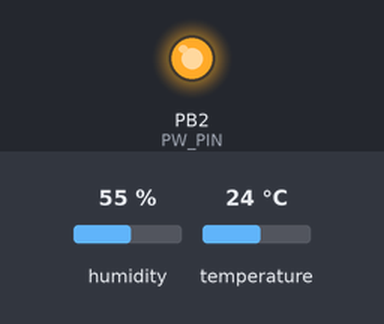
This sketch was run on a simulated ATtiny85, built with avr-gcc and run on an emulated ATtiny85. Shown: output pins drawn as LEDs (lit = HIGH). Inputs (shaded band) come from the test bench; at power-on: humidity 55 %, temperature 24 °C. Random numbers use the default seed unless the sketch sets one; pins used as bus, display or sensor lines are not drawn.

Above: at 0.1 s.
At 0.6 s:
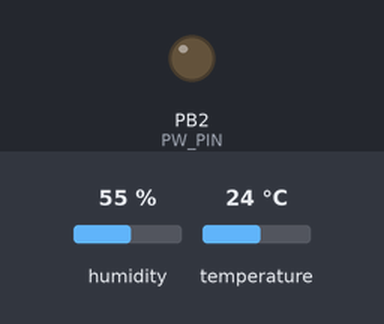
Timing chart, 0 to 2.1 s (numbered marks = the images above):
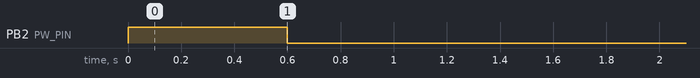

The sketch:

TH_sensor_v1.0.ino
```cpp
// (licence header left out)
#include <Wire.h>
#include "Adafruit_HTU21DF.h"
#include "LowPower.h"

// Connect VCC to 3-5VDC
// Connect GND to ground
// For GY-21
// Connect SCL to I2C clock pin (A5 on ATmega328)
// Connect SDA to I2C data pin (A4 on ATmega328)
// Connect GND to ground
// Connect VCC to D10
// For FS1000A 433Mhz transmiter
// Connect DATA Tx to D3
// Connect VCC to D2
// Connect GND to ground

#define TX_PIN  3
#define CP_PIN  10
#define PW_PIN  2
#define TIME  512
#define TWOTIME 1024

// Test mode if true
const boolean test = false;
// Activate lowpower mode if true
const boolean lowpower = false; // can prevent the sensor to read the temperature on some Arduino Board (unsolved)

long vcc=0;

#define SEND_HIGH() digitalWrite(TX_PIN, HIGH)
#define SEND_LOW() digitalWrite(TX_PIN, LOW)

// Sensor ID
#define MY_ID  0xA1

// sensor calibration coefficient
#define ADJ_T  -0.1
#define ADJ_H  -1

// battery detection threshold
#define LOWBAT 3500
#define DEEPLOWBAT 3300


#ifdef THN132N
  byte OregonMessageBuffer[8];
#else
  byte OregonMessageBuffer[9];
#endif

Adafruit_HTU21DF htu = Adafruit_HTU21DF();

/**
 * \brief    Send logical "0" over RF
 * \details  azero bit be represented by an off-to-on transition
 * \         of the RF signal at the middle of a clock period.
 * \         Remenber, the Oregon v2.1 protocol add an inverted bit first
 */
inline void sendZero(void)
{
  SEND_HIGH();
  delayMicroseconds(TIME);
  SEND_LOW();
  delayMicroseconds(TWOTIME);
  SEND_HIGH();
  delayMicroseconds(TIME);
}

/**
 * \brief    Send logical "1" over RF
 * \details  a one bit be represented by an on-to-off transition
 * \         of the RF signal at the middle of a clock period.
 * \         Remenber, the Oregon v2.1 protocol add an inverted bit first
 */
inline void sendOne(void)
{
   SEND_LOW();
   delayMicroseconds(TIME);
   SEND_HIGH();
   delayMicroseconds(TWOTIME);
   SEND_LOW();
   delayMicroseconds(TIME);
}

/**
* Send a bits quarter (4 bits = MSB from 8 bits value) over RF
*
* @param data Source data to process and sent
*/

/**
 * \brief    Send a bits quarter (4 bits = MSB from 8 bits value) over RF
 * \param    data   Data to send
 */
inline void sendQuarterMSB(const byte data)
{
  (bitRead(data, 4)) ? sendOne() : sendZero();
  (bitRead(data, 5)) ? sendOne() : sendZero();
  (bitRead(data, 6)) ? sendOne() : sendZero();
  (bitRead(data, 7)) ? sendOne() : sendZero();
}

/**
 * \brief    Send a bits quarter (4 bits = LSB from 8 bits value) over RF
 * \param    data   Data to send
 */
inline void sendQuarterLSB(const byte data)
{
  (bitRead(data, 0)) ? sendOne() : sendZero();
  (bitRead(data, 1)) ? sendOne() : sendZero();
  (bitRead(data, 2)) ? sendOne() : sendZero();
  (bitRead(data, 3)) ? sendOne() : sendZero();
}

/******************************************************************/
/******************************************************************/
/******************************************************************/

/**
 * \brief    Send a buffer over RF
 * \param    data   Data to send
 * \param    size   size of data to send
 */
void sendData(byte *data, byte size)
{
  for(byte i = 0; i < size; ++i)
  {
    sendQuarterLSB(data[i]);
    sendQuarterMSB(data[i]);
  }
}

/**
 * \brief    Send an Oregon message
 * \param    data   The Oregon message
 */
void sendOregon(byte *data, byte size)
{
    sendPreamble();
    //sendSync();
    sendData(data, size);
    sendPostamble();
}

/**
 * \brief    Send preamble
 * \details  The preamble consists of 16 "1" bits
 */
inline void sendPreamble(void)
{
  byte PREAMBLE[]={0xFF,0xFF};
  sendData(PREAMBLE, 2);
}

/**
 * \brief    Send postamble
 * \details  The postamble consists of 8 "0" bits
 */
inline void sendPostamble(void)
{
#ifdef THN132N
  sendQuarterLSB(0x00);
#else
  byte POSTAMBLE[]={0x00};
  sendData(POSTAMBLE, 1);
#endif
}

/**
 * \brief    Send sync nibble
 * \details  The sync is 0xA. It is not use in this version since the sync nibble
 * \         is include in the Oregon message to send.
 */
inline void sendSync(void)
{
  sendQuarterLSB(0xA);
}

/******************************************************************/
/******************************************************************/
/******************************************************************/

/**
 * \brief    Set the sensor type
 * \param    data       Oregon message
 * \param    type       Sensor type
 */
inline void setType(byte *data, byte* type)
{
  data[0] = type[0];
  data[1] = type[1];
}

/**
 * \brief    Set the sensor channel
 * \param    data       Oregon message
 * \param    channel    Sensor channel (0x10, 0x20, 0x30)
 */
inline void setChannel(byte *data, byte channel)
{
    data[2] = channel;
}

/**
 * \brief    Set the sensor ID
 * \param    data       Oregon message
 * \param    ID         Sensor unique ID
 */
inline void setId(byte *data, byte ID)
{
  data[3] = ID;
}

/**
 * \brief    Set the sensor battery level
 * \param    data       Oregon message
 * \param    level      Battery level (0 = low, 1 = high)
 */
void setBatteryLevel(byte *data, byte level)
{
  if(!level) data[4] = 0x0C;
  else data[4] = 0x00;
}

/**
 * \brief    Set the sensor temperature
 * \param    data       Oregon message
 * \param    temp       the temperature
 */
void setTemperature(byte *data, float temp)
{
  // Set temperature sign
  if(temp < 0)
  {
    data[6] = 0x08;
    temp *= -1;
  }
  else
  {
    data[6] = 0x00;
  }

  // Determine decimal and float part
  int tempInt = (int)temp;
  int td = (int)(tempInt / 10);
  int tf = (int)round((float)((float)tempInt/10 - (float)td) * 10);

  int tempFloat =  (int)round((float)(temp - (float)tempInt) * 10);

  // Set temperature decimal part
  data[5] = (td << 4);
  data[5] |= tf;

  // Set temperature float part
  data[4] |= (tempFloat << 4);
}

/**
 * \brief    Set the sensor humidity
 * \param    data       Oregon message
 * \param    hum        the humidity
 */
void setHumidity(byte* data, byte hum)
{
    data[7] = (hum/10);
    data[6] |= (hum - data[7]*10) << 4;
}

/**
 * \brief    Sum data for checksum
 * \param    count      number of bit to sum
 * \param    data       Oregon message
 */
int Sum(byte count, const byte* data)
{
  int s = 0;

  for(byte i = 0; i<count;i++)
  {
    s += (data[i]&0xF0) >> 4;
    s += (data[i]&0xF);
  }

  if(int(count) != count)
    s += (data[count]&0xF0) >> 4;

  return s;
}

/**
 * \brief    Calculate checksum
 * \param    data       Oregon message
 */
void calculateAndSetChecksum(byte* data)
{
#ifdef THN132N
    int s = ((Sum(6, data) + (data[6]&0xF) - 0xa) & 0xff);

    data[6] |=  (s&0x0F) << 4;     data[7] =  (s&0xF0) >> 4;
#else
    data[8] = ((Sum(8, data) - 0xa) & 0xFF);
#endif
}

long readVcc()
{
  // Read 1.1V reference against AVcc
  // set the reference to Vcc and the measurement to the internal 1.1V reference
  #if defined(__AVR_ATmega32U4__) || defined(__AVR_ATmega1280__) || defined(__AVR_ATmega2560__)
    ADMUX = _BV(REFS0) | _BV(MUX4) | _BV(MUX3) | _BV(MUX2) | _BV(MUX1);
  #elif defined (__AVR_ATtiny24__) || defined(__AVR_ATtiny44__) || defined(__AVR_ATtiny84__)
    ADMUX = _BV(MUX5) | _BV(MUX0);
  #elif defined (__AVR_ATtiny25__) || defined(__AVR_ATtiny45__) || defined(__AVR_ATtiny85__)
    ADMUX = _BV(MUX3) | _BV(MUX2);
  #else
    ADMUX = _BV(REFS0) | _BV(MUX3) | _BV(MUX2) | _BV(MUX1);
  #endif

  delay(2); // Wait for Vref to settle
  ADCSRA |= _BV(ADSC); // Start conversion
  while (bit_is_set(ADCSRA,ADSC)); // measuring

  uint8_t low  = ADCL; // must read ADCL first - it then locks ADCH
  uint8_t high = ADCH; // unlocks both

  long result = (high<<8) | low;

  result = 1125300L / result; // Calculate Vcc (in mV); 1125300 = 1.1*1023*1000
  return result; // Vcc in millivolts
}


void setup()
{
  // set pinMode to OUTPUT
  pinMode(TX_PIN, OUTPUT);
  pinMode(PW_PIN, OUTPUT);
  pinMode(CP_PIN, OUTPUT);
  pinMode(13, OUTPUT);
  SEND_LOW();                   // put radio data output to 0
  digitalWrite(PW_PIN, HIGH);   // Turn the radio module on
  digitalWrite(CP_PIN, HIGH);   // Turn the GY-21 sensor on

  randomSeed(analogRead(2)); // set random seed to a random reading in the air

#ifdef THN132N
  // Create the Oregon message for a temperature only sensor (TNHN132N)
  byte ID[] = {0xEA,0x4C};
#else
  // Create the Oregon message for a temperature/humidity sensor (THGR2228N)
  byte ID[] = {0x1A,0x2D};
#endif
  setType(OregonMessageBuffer, ID);
  setChannel(OregonMessageBuffer, 0x20); // Channel two but it could be 1,2 or 3
  setId(OregonMessageBuffer, MY_ID);
}


void loop()
{
    int k=1;
    int r=1;
    float temp=0;
    float humi=0;

    digitalWrite(PW_PIN, HIGH);  // Turn the radio module on
    digitalWrite(CP_PIN, HIGH);  // Turn the GY-21 sensor on
    // Flash the on-board LED
    digitalWrite(13, HIGH);
    delay(1);
    digitalWrite(13, LOW);
    delay(50);

    if (vcc <= LOWBAT)
    {
      delay(69);
      digitalWrite(13, HIGH);
      delay(30);
      digitalWrite(13, LOW);
    }
    else delay(99);

    if (!htu.begin()) // if the GY-21 dont answer, flash the LED continuously
    {
      while (1)
      {
        digitalWrite(13, HIGH);
        delay(20);
        digitalWrite(13, LOW);
        delay(480);
      }
    }

    if(!test) r = random(25,31);

    vcc = readVcc();

    if(vcc > LOWBAT) setBatteryLevel(OregonMessageBuffer, 1); else setBatteryLevel(OregonMessageBuffer, 0);

  // Prevent battery deep discharge (this can save the life of your NiMH battery)
    if(vcc <= DEEPLOWBAT)
    {
      SEND_LOW();
      digitalWrite(PW_PIN, LOW);
      digitalWrite(CP_PIN, LOW);
      digitalWrite(13, LOW);
      digitalWrite( SDA, LOW);
      digitalWrite( SCL, LOW);
      delay(100);
      LowPower.powerDown(SLEEP_FOREVER, ADC_OFF, BOD_OFF); // sleep forever
    }

    temp = htu.readTemperature() + ADJ_T;

    if(test) temp=(float)vcc/100.0;

    humi = htu.readHumidity() + ADJ_H;

    setTemperature(OregonMessageBuffer, temp);
    setHumidity(OregonMessageBuffer, humi);

  // Calculate the checksum
  calculateAndSetChecksum(OregonMessageBuffer);

  // Send the Message over RF
  sendOregon(OregonMessageBuffer, sizeof(OregonMessageBuffer));
  // Send a "pause"
  SEND_LOW();
  delayMicroseconds(TWOTIME*8);

  // Send a copie of the first message. The v2.1 protocol send the
  // message two time
  sendOregon(OregonMessageBuffer, sizeof(OregonMessageBuffer));

  SEND_LOW();
  digitalWrite(PW_PIN, LOW);
  digitalWrite(CP_PIN, LOW);
  digitalWrite(13, LOW);

  if (lowpower)
  {
    // set Arduino outputs to GND
    digitalWrite( SDA, LOW);
    digitalWrite( SCL, LOW);
  }

  for(k=1;k<=r;k++)
  {
    LowPower.powerDown(SLEEP_8S, ADC_OFF, BOD_OFF); // Sleep for 8 seconds and re-sleep r time
  }

}
```

Measured:
- by itself, PB2 (PW_PIN): HIGH → LOW at 0.60 s
